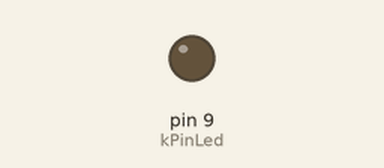
This sketch was run on a simulated Arduino Uno, built with avr-gcc and run on an emulated ATmega328P. Parts: output pins drawn as LEDs (lit = HIGH).

Above: at 2.0 s.
At 5.7 s:
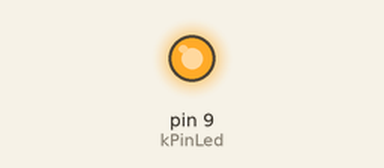
Timing chart, 0 to 6.0 s (numbered marks = the images above):
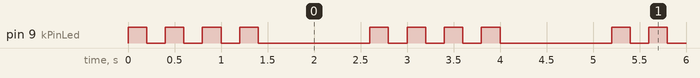

The sketch:

blink_for.pde
```cpp
const int kPinLed = 9;

void setup()
{
  pinMode(kPinLed, OUTPUT);
}

void loop()
{
  for(int i = 0; i < 4; i++){
    digitalWrite(kPinLed, HIGH);
    delay(200);
    digitalWrite(kPinLed, LOW);
    delay(200);
  }
  delay(1000); // 1 second
}
```

Measured:
- by itself, pin 9 (kPinLed): repeats every 2.6 s: 3 × (LOW 0.20 s, HIGH 0.20 s), LOW 1.2 s, HIGH 0.20 s
- by itself, everything shown: repeats every 2.6 s, in 8 steps
